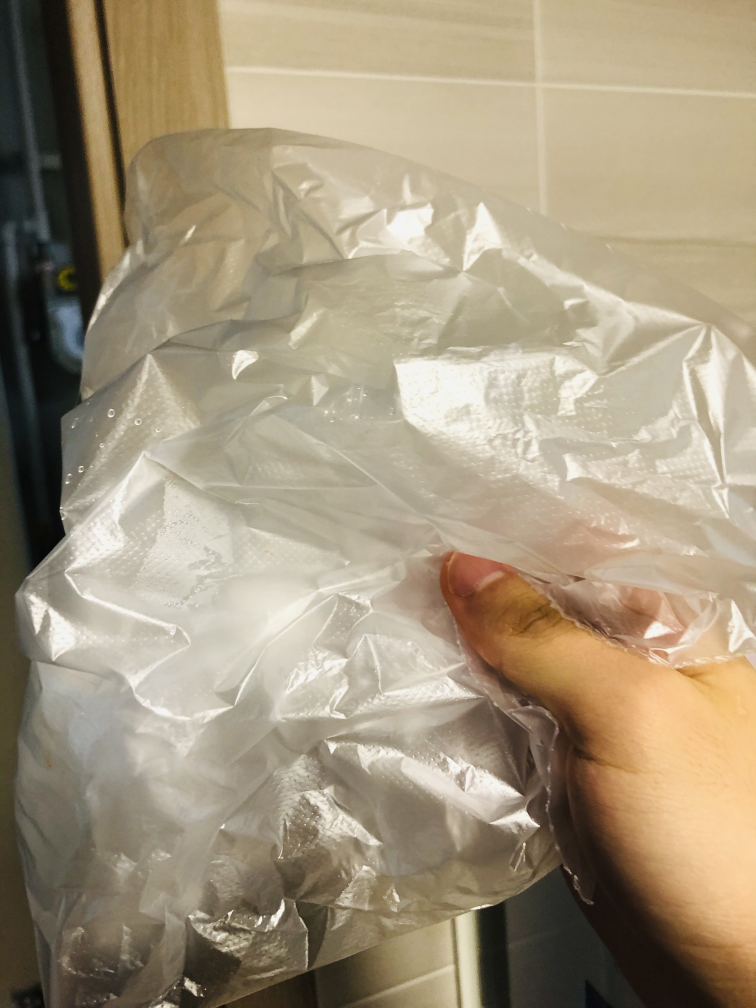
#> input picture AI_Final/dataset/train/nonrecyclable/IMG_8398.jpeg, 3024 x 4032 px (shown at 1/4 size); its folder holds only this picture in this run
$ jupyter execute --allow-errors 'Final_RFC model Training & Testing.ipynb'   (shell and % lines are left out)
#> lines starting #> are read from the running program, lines starting #| are printed output that depends on the picture
# RFC model training

[cell 1]
# Import libraries
import numpy as np
import os
import cv2
from tqdm import tqdm
import pickle

import matplotlib
import matplotlib.pyplot as plt
import random

import sklearn
from sklearn import metrics
from sklearn.metrics import confusion_matrix, classification_report, precision_score
from sklearn.metrics import plot_confusion_matrix
from sklearn.metrics import roc_curve
from sklearn.metrics import roc_auc_score
from sklearn.ensemble import RandomForestClassifier

[cell 2]
DATADIR = "dataset/train"
CATEGORIES = ["nonrecyclable", "recyclable"]

for category in CATEGORIES:  # do bad and good
    path = os.path.join(DATADIR,category)  # create path to nonrecyclable and recyclable
    print(path) #Check path
    for img in os.listdir(path):  # iterate over each image per nonrecyclable and recyclable
        img_array = cv2.imread(os.path.join(path,img),cv2.IMREAD_GRAYSCALE )  # convert to array
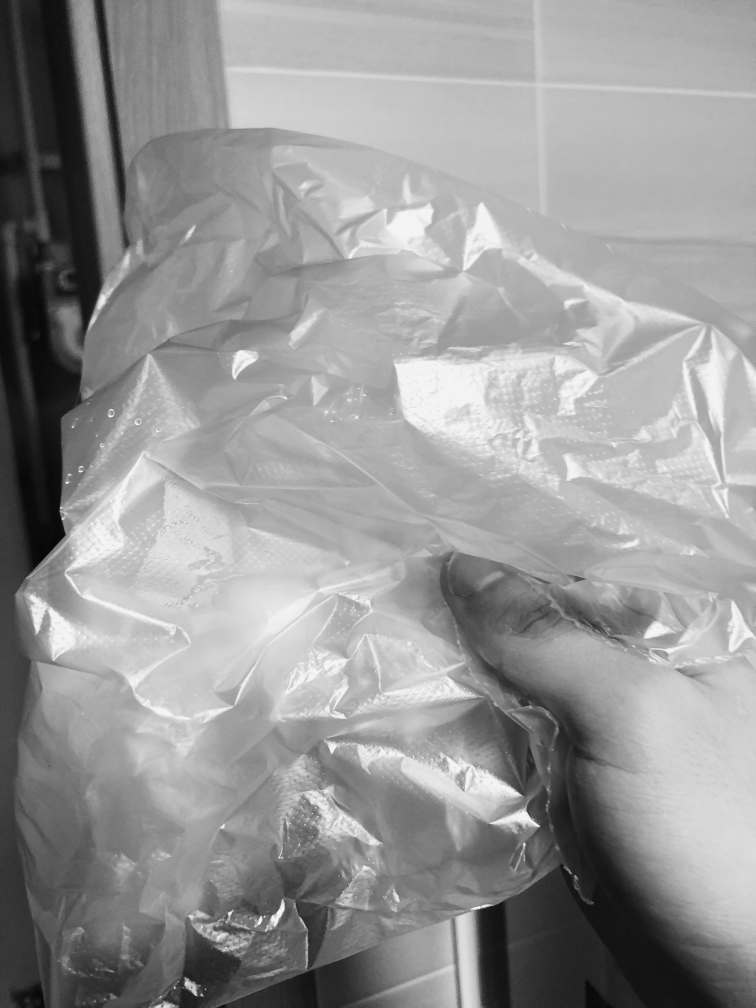
#> img_array: shape (4032, 3024) (shown at 1/4 size); min 0, max 251, mean 151
        print(os.path.join(path,img)) #Check Image path
        print(type(img_array))   # Check Image converted type
#| <class 'numpy.ndarray'>
        plt.imshow(img_array, cmap='gray')  # graph it
        plt.show()  # display!

        break  # we just want one for now so break
#> pass 2 of the loop `for category in CATEGORIES:`:
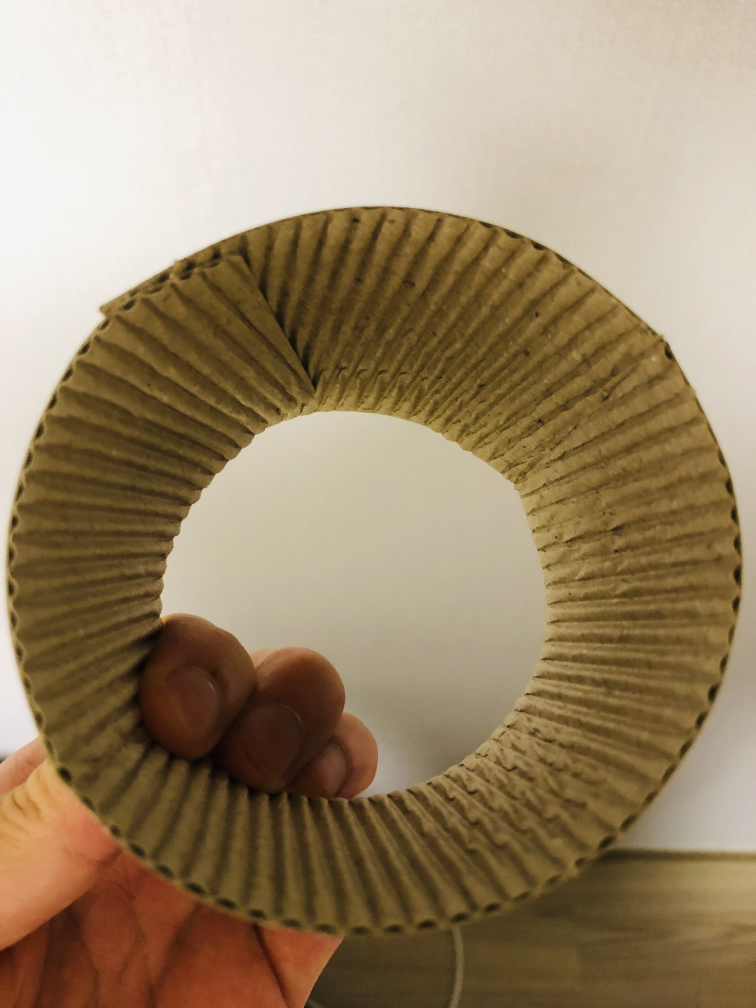
#> input picture AI_Final/dataset/train/recyclable/IMG_8428.jpeg, 3024 x 4032 px (shown at 1/4 size)
#> `img_array = cv2.imread(os.path.join(path,img),cv2.IMREAD_GRAYSCALE )`:
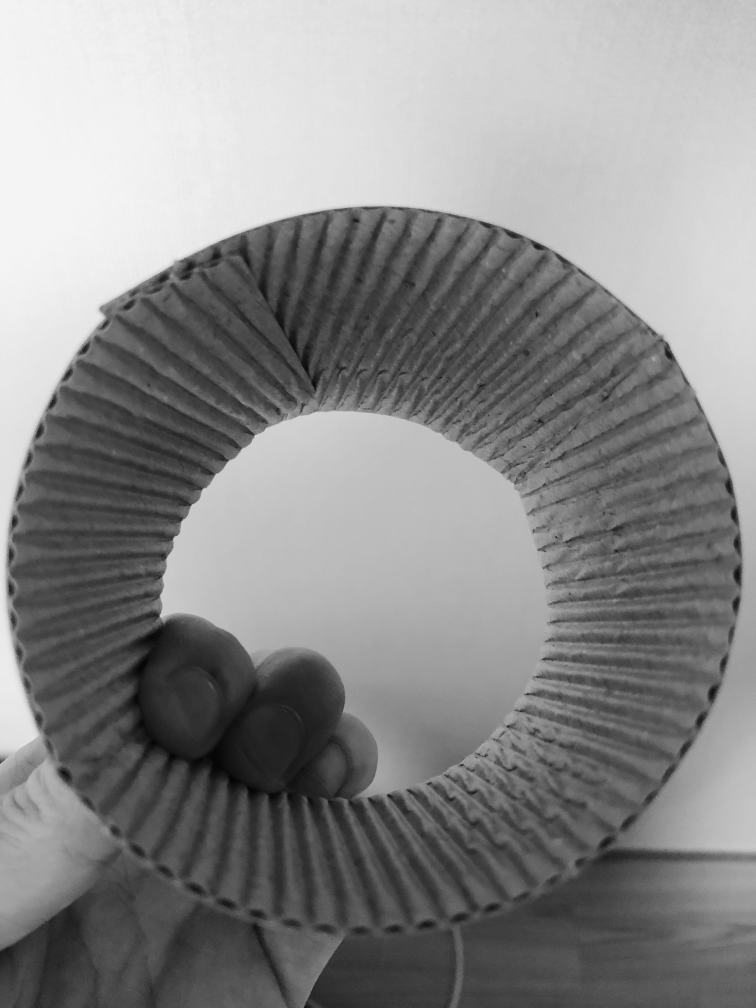
#> img_array: shape (4032, 3024) (shown at 1/4 size); min 2, max 246, mean 137.4
#| <class 'numpy.ndarray'>
#     break  #...and one more!

[cell 3]
DATADIR = "dataset/train"
CATEGORIES = ["nonrecyclable", "recyclable"]

IMG_SIZE = 50  #set image size
training_data = []

def create_training_data():
    for category in CATEGORIES:  # do bad and good

        path = os.path.join(DATADIR,category)  # create path to bad and good
        class_num = CATEGORIES.index(category)  # get the classification  (0 or a 1). 0=bad 1=good

        for img in tqdm(os.listdir(path)):  # iterate over each image per dogs and cats
            try:
                img_array = cv2.imread(os.path.join(path,img) ,cv2.IMREAD_GRAYSCALE)  # convert to array
                new_array = cv2.resize(img_array, (IMG_SIZE, IMG_SIZE))  # resize to normalize data size
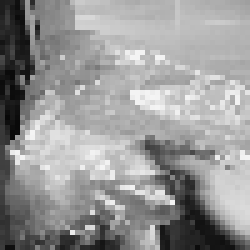
#> new_array: shape (50, 50) (shown 5 times larger); min 7, max 244, mean 151.6
                training_data.append([new_array, class_num])  # add this to our training_data
            except Exception as e:  # in the interest in keeping the output clean...
                pass
#> pass 2 of the loop in create_training_data, `for category in CATEGORIES:`:
#> in create_training_data, `new_array = cv2.resize(img_array, (IMG_SIZE, IMG_SIZE))`:
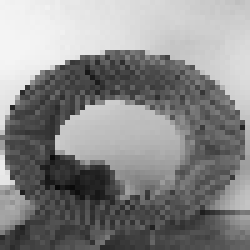
#> new_array: shape (50, 50) (shown 5 times larger); min 9, max 244, mean 136.9

[cell 4]
# 1st set
create_training_data()
print('Length of training Data')
print(len(training_data))
#| 2

# Shuffle the train data
random.shuffle(training_data)

# Check the train data were shuffled successful
print("Check Shuffled Data")
for sample in training_data[:10]:
    print(sample[1])
#> this loop made 2 passes
#| 0
#| 1

#Add the trained data into a list
X = []
y = []

for features,label in training_data:
    X.append(features)
    y.append(label)
#> this loop made 2 passes
#> label on passes 1 to 2: 0, 1
#> after the loop, X = 2 items; y = [0, 1]

#Change the data to 2D array
X_2D=[]
for a in X:
    X_2D.append(a.reshape(-1))
#> after the loop, X_2D = 2 items
#> pass 2 of the loop in create_training_data, `for category in CATEGORIES:`:


#Save the processed Training Data into a pickle file
pickle_out = open("pickle_file/X1_RFC.pickle","wb")
pickle.dump(X_2D, pickle_out)
pickle_out.close()

pickle_out = open("pickle_file/y1_RFC.pickle","wb")
pickle.dump(y, pickle_out)
pickle_out.close()

[cell 5]
# 2nd set
create_training_data()
print('Length of training Data')
print(len(training_data))
#| 4

# Shuffle the train data
random.shuffle(training_data)

# Check the train data were shuffled successful
print("Check Shuffled Data")
for sample in training_data[:10]:
    print(sample[1])
#> this loop made 4 passes
#| 0
#| 1
#| 0
#| 1

#Add the trained data into a list
X = []
y = []

for features,label in training_data:
    X.append(features)
    y.append(label)
#> this loop made 4 passes
#> after the loop, X = 4 items; y = [0, 1, 0, 1]

#Change the data to 2D array
X_2D=[]
for a in X:
    X_2D.append(a.reshape(-1))
#> after the loop, X_2D = 4 items
#> pass 2 of the loop in create_training_data, `for category in CATEGORIES:`:


#Save the processed Training Data into a pickle file
pickle_out = open("pickle_file/X2_RFC.pickle","wb")
pickle.dump(X_2D, pickle_out)
pickle_out.close()

pickle_out = open("pickle_file/y2_RFC.pickle","wb")
pickle.dump(y, pickle_out)
pickle_out.close()

[cell 6]
# 3rd set
create_training_data()
print('Length of training Data')
print(len(training_data))
#| 6

# Shuffle the train data
import random
random.shuffle(training_data)

# Check the train data were shuffled successful
print("Check Shuffled Data")
for sample in training_data[:10]:
    print(sample[1])
#> this loop made 6 passes
#| 0
#| 0
#| 1
#| 1
#| 1
#| 0

#Add the trained data into a list
X = []
y = []

for features,label in training_data:
    X.append(features)
    y.append(label)
#> this loop made 6 passes
#> after the loop, X = 6 items; y = [0, 0, 1, 1, 1, 0]

#Change the data to 2D array
X_2D=[]
for a in X:
    X_2D.append(a.reshape(-1))
#> after the loop, X_2D = 6 items


#Save the processed Training Data into a pickle file
pickle_out = open("pickle_file/X3_RFC.pickle","wb")
pickle.dump(X_2D, pickle_out)
pickle_out.close()

pickle_out = open("pickle_file/y3_RFC.pickle","wb")
pickle.dump(y, pickle_out)
pickle_out.close()

[cell 7]
# [4 lines of commented-out code are left out]
TRAINED_DATASET_X="pickle_file/X3_RFC.pickle"     # 3rd set, Accuracy: 0.7383177570093458
TRAINED_DATASET_y="pickle_file/y3_RFC.pickle"

pickle_in = open(TRAINED_DATASET_X,"rb")
X_train = pickle.load(pickle_in)
pickle_in.close()

pickle_in = open(TRAINED_DATASET_y,"rb")
y_train = pickle.load(pickle_in)
pickle_in.close()

# Double check the length of data and labels
print(len(X_train))
print(len(y_train))

[cell 8]
model = RandomForestClassifier(n_jobs=-1, n_estimators=10)
model.fit(X_train, y_train)

# RFC Model Testing

[cell 9]
# Create lists
X_test_data = []
X_test_data_2D=[]
y_test_data=[]
files = []
files_path=[]
IMG_SIZE = 50   #to resize the image
CATEGORIES = ["nonrecyclable", "recyclable"]
def loadall_test_data():

    DATADIR = "dataset/test"
    CATEGORIES = ["nonrecyclable", "recyclable"]
    for category in CATEGORIES:  # do recyclable and nonrecyclable
        path = os.path.join(DATADIR,category)  # create path to recyclable and nonrecyclable

        for img in tqdm(os.listdir(path)):  # iterate over each image per recyclable and nonrecyclable
            try:

                files_path.append(os.path.join(path,img))
                files.append(img) # Add file name
                img_array = cv2.imread(os.path.join(path,img) ,cv2.IMREAD_GRAYSCALE)  # convert to array
                new_array = cv2.resize(img_array, (IMG_SIZE, IMG_SIZE))  # resize to normalize data size
                X_test_data.append(new_array)  # add this to our test_data
                if(category==CATEGORIES[0]):
                    y_test_data.append(0)
                elif(category==CATEGORIES[1]):
                    y_test_data.append(1)
            except Exception as e:  # in the interest in keeping the output clean...
                pass
#> pass 2 of the loop in loadall_test_data, `for category in CATEGORIES:`:

loadall_test_data()
for b in X_test_data:
    X_test_data_2D.append(b.reshape(-1))
#> after the loop, X_test_data_2D = 2 items

[cell 10]
#Test the data
print("Accuracy: ",model.score(X_test_data_2D, y_test_data))
#| Accuracy:  1.0
y_pred=model.predict(X_test_data_2D)
#> y_pred = [0, 1]
print(y_pred)
#| [0 1]

[cell 11]
# Check each image's label with prediction
for i, p in enumerate(y_pred):
    print("File Name:",files[i])
    print("File Path:",files_path[i])
    print("Label: ",CATEGORIES[p])
    print(i)
#> this loop made 2 passes
#| File Name: IMG_8398.jpeg
#| File Path: dataset/test/nonrecyclable/IMG_8398.jpeg
#| Label:  nonrecyclable
#| 0
#| File Name: IMG_8428.jpeg
#| File Path: dataset/test/recyclable/IMG_8428.jpeg
#| Label:  recyclable
#| 1

# RFC Model Evaluation

[cell 12]
# Plot the confusion matrix
plt.figure(figsize=(12,8))
f,ax=plt.subplots(1,1,figsize=(12,12))
#> (the rest of this cell did not finish here and is left out)

[cell 13]
# Classification report of model
print(classification_report(y_test_data, y_pred, digits=3))
#|               precision    recall  f1-score   support
#|            0      1.000     1.000     1.000         1
#|            1      1.000     1.000     1.000         1
#|     accuracy                          1.000         2
#|    macro avg      1.000     1.000     1.000         2
#| weighted avg      1.000     1.000     1.000         2

[cell 14]
# ROC curve
# calculate roc curve
fpr, tpr, thresholds = roc_curve(y_test_data, y_pred)
#> fpr = [0, 0, 1]; tpr = [0, 1, 1]; thresholds = [inf, 1, 0]

# roc curve and auc
plt.plot(fpr, tpr, color="darkorange")
plt.plot([0, 1], [0, 1], color="navy", linestyle="--", label="random")
plt.xlim([0.0, 1.0])
plt.ylim([0.0, 1.0])
plt.rcParams['font.size'] = 12
plt.title('ROC curve for diabetes classifier')
plt.xlabel('False Positive Rate')  # specificity
plt.ylabel('True Positive Rate')   # sensitivity
plt.grid(True)

auc = metrics.roc_auc_score(y_test_data, y_pred)
#> auc = 1
print(auc)
#| 1.0
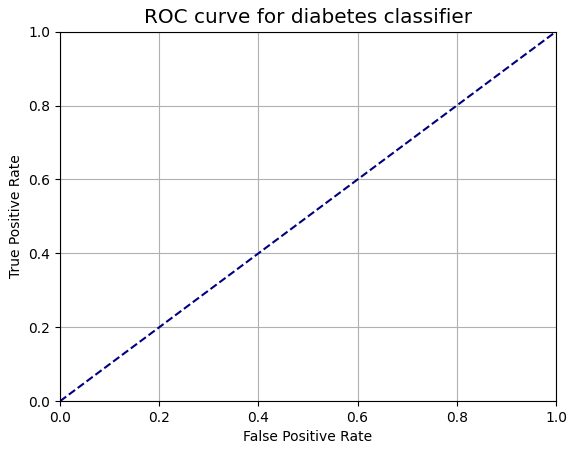
#> figure drawn by matplotlib, 1 panel
